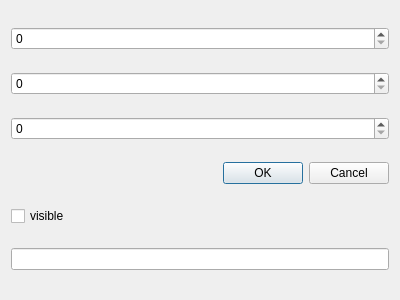
<?xml version="1.0" encoding="UTF-8"?>
<ui version="4.0">
 <class>OptionDialog</class>
 <widget class="QDialog" name="OptionDialog">
  <property name="geometry">
   <rect>
    <x>0</x>
    <y>0</y>
    <width>400</width>
    <height>300</height>
   </rect>
  </property>
  <property name="windowTitle">
   <string>Dialog</string>
  </property>
  <layout class="QVBoxLayout" name="verticalLayout">
   <item>
    <widget class="QSpinBox" name="spinB">
     <property name="maximum">
      <number>255</number>
     </property>
    </widget>
   </item>
   <item>
    <widget class="QSpinBox" name="spinR">
     <property name="maximum">
      <number>255</number>
     </property>
    </widget>
   </item>
   <item>
    <widget class="QSpinBox" name="spinG">
     <property name="maximum">
      <number>255</number>
     </property>
    </widget>
   </item>
   <item>
    <widget class="QDialogButtonBox" name="buttonBox">
     <property name="orientation">
      <enum>Qt::Orientation::Horizontal</enum>
     </property>
     <property name="standardButtons">
      <set>QDialogButtonBox::StandardButton::Cancel|QDialogButtonBox::StandardButton::Ok</set>
     </property>
    </widget>
   </item>
   <item>
    <widget class="QCheckBox" name="checkVisible">
     <property name="text">
      <string>visible</string>
     </property>
    </widget>
   </item>
   <item>
    <widget class="QLineEdit" name="lineEditName"/>
   </item>
  </layout>
 </widget>
 <resources/>
 <connections>
  <connection>
   <sender>buttonBox</sender>
   <signal>accepted()</signal>
   <receiver>OptionDialog</receiver>
   <slot>accept()</slot>
   <hints>
    <hint type="sourcelabel">
     <x>248</x>
     <y>254</y>
    </hint>
    <hint type="destinationlabel">
     <x>157</x>
     <y>274</y>
    </hint>
   </hints>
  </connection>
  <connection>
   <sender>buttonBox</sender>
   <signal>rejected()</signal>
   <receiver>OptionDialog</receiver>
   <slot>reject()</slot>
   <hints>
    <hint type="sourcelabel">
     <x>316</x>
     <y>260</y>
    </hint>
    <hint type="destinationlabel">
     <x>286</x>
     <y>274</y>
    </hint>
   </hints>
  </connection>
 </connections>
</ui>
